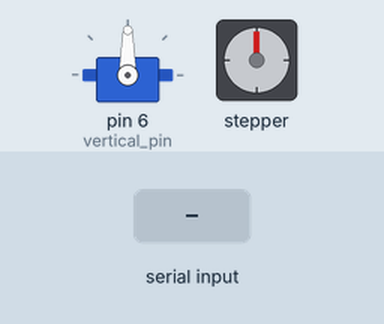
This sketch was run on a simulated Arduino Uno, built with avr-gcc and run on an emulated ATmega328P. Parts: servo, stepper motor. The test bench sets the inputs (shaded band). Stepper angles assume 2048 steps per turn; what the sketch prints to the serial monitor is not drawn.

Above: at 1.2 s.
1.3 s: "90:45\n" received over Serial
At 4.2 s:
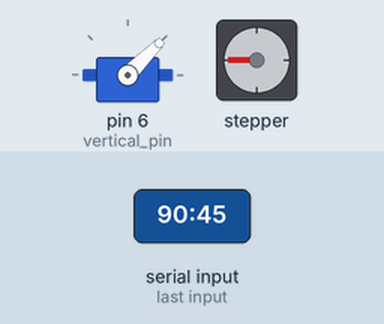
4.3 s: "30:150\n" received over Serial
At 7.1 s:
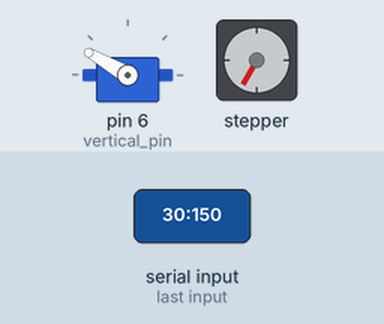
7.3 s: "5\n" received over Serial
At 9.5 s:
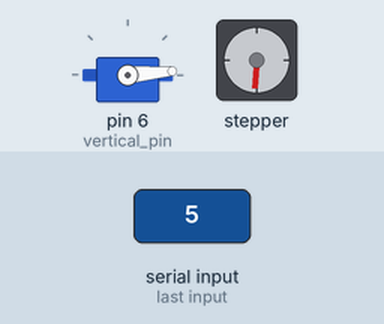
10.2 s: "90\n" received over Serial
At 13.0 s:
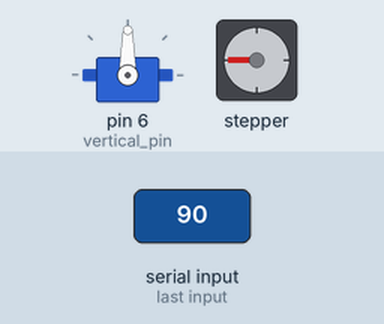
13.2 s: "200\n" received over Serial
At 16.1 s:
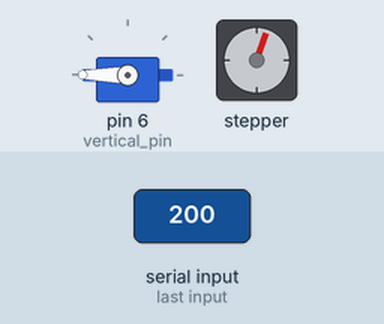
16.2 s: "1:90\n" received over Serial
At 17.96 s:
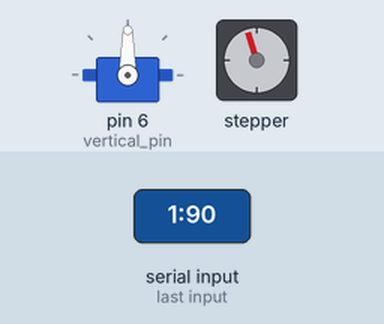
Timing chart, 0 to 20.2 s (numbered marks = the images above; inputs shaded):
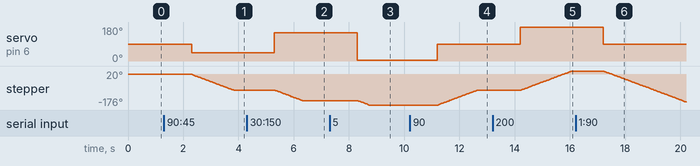

The sketch:

Miernik2DHardware.ino
```cpp
#include <Servo.h>
#include <Stepper.h>


const int vertical_pin = 6;
const int vertical_def = 90;
int vertical_pos = 90;
Servo vertical;

const int horizontal_steps = 2048;
const int horizontal_def = 180;
int horizontal_pos = 180;
Stepper horizontal(horizontal_steps, 8, 10, 9, 11);

void writeStepper(int msg_pos){
  int move_val = msg_pos - horizontal_pos;
  horizontal.step(map(move_val, 0, 359, 0, horizontal_steps));
}

void transmitData(int x, int y, int z){
  String msg = String(x) + ":" + String(y) + ":" + String(z);
  Serial.print(msg);
}

void receiveData(){
//Odczytanie wartości
  String msg = Serial.readString();
  msg.trim();
  int msg_vertical = msg.substring(msg.indexOf(':')+1).toInt();
  int msg_horizontal = msg.substring(0, msg.indexOf(':')).toInt();
//Ruch servo
  vertical.write(msg_vertical);
  delay(15);
  vertical_pos = msg_vertical;
//Ruch silnika
  writeStepper(msg_horizontal);
  horizontal_pos = msg_horizontal;
}

void setup() {
  Serial.begin(115200); //Konsola start

  vertical.attach(vertical_pin); //Przypisanie pinu
  vertical.write(vertical_def); //Pozycja startowa
  delay(15);
  vertical_pos = vertical_def;

  horizontal.setSpeed(10);
  writeStepper(horizontal_def);
  horizontal_pos = horizontal_def;

  transmitData(horizontal_pos, vertical_pos, 0);
}

void loop() {
  if (Serial.available() > 0) {
    receiveData();
    transmitData(horizontal_pos, vertical_pos, 0);
  }
}
```

Measured:
- after the input at 1.3 s, servo on pin 6 (vertical_pin): 90° → 45° after 1.0 s; stepper: turns 91° counter-clockwise in 1.5 s, starting after 1.0 s
- after the input at 4.3 s, servo on pin 6 (vertical_pin): 45° → 150° after 1.0 s; stepper: turns 60° counter-clockwise in 0.98 s, starting after 1.0 s
- after the input at 7.3 s, servo on pin 6 (vertical_pin): 150° → 5° after 1.0 s; stepper: turns 25° counter-clockwise in 0.39 s, starting after 1.0 s
- after the input at 10.2 s, servo on pin 6 (vertical_pin): 5° → 90° after 1.0 s; stepper: turns 85° clockwise in 1.4 s, starting after 1.0 s
- after the input at 13.2 s, servo on pin 6 (vertical_pin): 90° → 180° after 1.0 s; stepper: keeps turning clockwise at about 61°/s, starting after 1.0 s
- after the input at 16.2 s, servo on pin 6 (vertical_pin): 180° → 90° after 1.0 s; stepper: keeps turning counter-clockwise at about 60°/s, starting after 1.0 s
